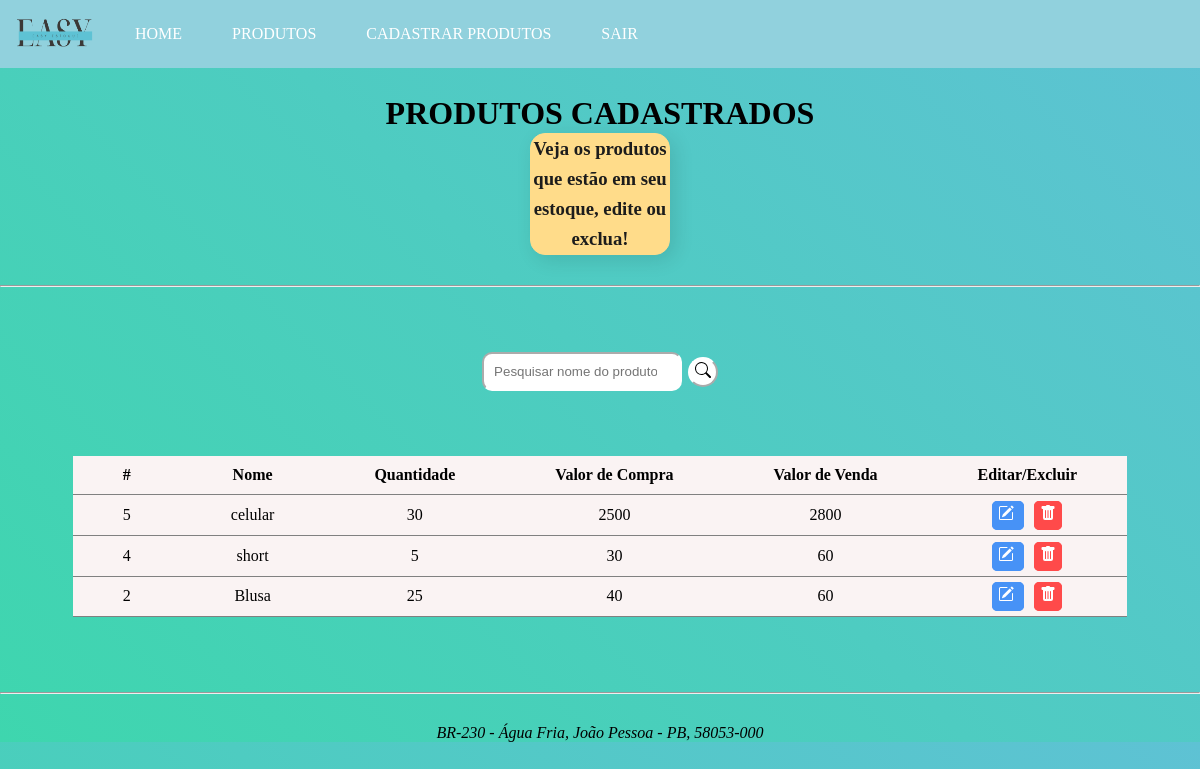
Screenshot of /listarproduto.php (signed in) with the database file from the repository.
### tables this page shows
CREATE TABLE `itens` (
  `iditem` int(11) NOT NULL,
  `nomeitem` varchar(45) NOT NULL,
  `quantitens` int(11) NOT NULL,
  `valcompraitens` int(11) NOT NULL,
  `valorvendaitens` int(11) NOT NULL
);

### listarproduto.php (the view, shortened to what this page needs)
<?php
    include_once('config.php');
    if(!empty($_GET['search'])){
        $data = $_GET['search'];
        $sql = "SELECT * FROM itens WHERE nomeitem LIKE '%$data%' ORDER BY iditem DESC";
    }else{
        $sql = "SELECT * FROM itens ORDER BY iditem DESC";
    }
    $result = $conexao->query($sql);
?>
<!DOCTYPE html>
<html lang="pt-br">
<head>
</head>
<body>
    <?php include_once("menu.php"); ?>
    <div class="top">
    <h1>PRODUTOS CADASTRADOS</h1>
    <h3>Veja os produtos que estão em seu estoque, edite ou exclua!</h3>
    </div>
    <hr>
    <div class="box-search">
        <input type="search" class="form-control w-25" placeholder="Pesquisar nome do produto" id="pesquisar">
        <button onclick="searchData()" class="botao">
        </button>
    </div>
    <div class="m-5">
        <table class="table table-hover">
            <thead class="table-light">
                <tr>
                    <th scope="col">#</th>
                    <th scope="col">Nome</th>
                    <th scope="col">Quantidade</th>
                    <th scope="col">Valor de Compra</th>
                    <th scope="col">Valor de Venda</th>
                    <th scope="col">Editar/Excluir</th>
                </tr>
            </thead>
            <tbody>
                <?php
                    while($user_data = mysqli_fetch_assoc($result)){
                        echo "<tr>";
                        echo "<td>".$user_data['iditem']."</td>";
                        echo "<td>".$user_data['nomeitem']."</td>";
                        echo "<td>".$user_data['quantitens']."</td>";
                        echo "<td>".$user_data['valcompraitens']."</td>";
                        echo "<td>".$user_data['valorvendaitens']."</td>";
                        echo "<td>
                                <a class='icone' href='editar.php?iditem=$user_data[iditem]'>
                                <svg xmlns='http://www.w3.org/2000/svg' width='16' height='16' fill='currentColor' class='bi bi-pencil-square' viewBox='0 0 16 16'>
                                <path d='M15.502 1.94a.5.5 0 0 1 0 .706L14.459 3.69l-2-2L13.502.646a.5.5 0 0 1 .707 0l1.293 1.293zm-1.75 2.456-2-2L4.939 9.21a.5.5 0 0 0-.121.196l-.805 2.414a.25.25 0 0 0 .316.316l2.414-.805a.5.5 0 0 0 .196-.12l6.813-6.814z'/>
                                <path fill-rule='evenodd' d='M1 13.5A1.5 1.5 0 0 0 2.5 15h11a1.5 1.5 0 0 0 1.5-1.5v-6a.5.5 0 0 0-1 0v6a.5.5 0 0 1-.5.5h-11a.5.5 0 0 1-.5-.5v-11a.5.5 0 0 1 .5-.5H9a.5.5 0 0 0 0-1H2.5A1.5 1.5 0 0 0 1 2.5v11z'/>
                                </svg>
                                </a>
                                <a class='icone-2' href='excluir.php?iditem=$user_data[iditem]'>
                                <svg xmlns='http://www.w3.org/2000/svg' width='16' height='16' fill='currentColor' class='bi bi-trash-fill' viewBox='0 0 16 16'>
                                <path d='M2.5 1a1 1 0 0 0-1 1v1a1 1 0 0 0 1 1H3v9a2 2 0 0 0 2 2h6a2 2 0 0 0 2-2V4h.5a1 1 0 0 0 1-1V2a1 1 0 0 0-1-1H10a1 1 0 0 0-1-1H7a1 1 0 0 0-1 1H2.5zm3 4a.5.5 0 0 1 .5.5v7a.5.5 0 0 1-1 0v-7a.5.5 0 0 1 .5-.5zM8 5a.5.5 0 0 1 .5.5v7a.5.5 0 0 1-1 0v-7A.5.5 0 0 1 8 5zm3 .5v7a.5.5 0 0 1-1 0v-7a.5.5 0 0 1 1 0z'/>
                                </svg>
                                </a>
                            </td>";
                        echo "<tr>";
                    }
                ?>
            </tbody>
        </table>
    </div>
    <hr class="rodape">
    <?php include_once("rodape.php"); ?>
</body>
</html>

### menu.php (shortened to what this page needs)
<head>
</head>
<body>
    <nav class="navbar">
    <div class="cont">
      <img src="logoeasy.png" alt="Logo Easy Estoque">
    </div>
    <div class="container-fluid">
        <div class="menu">
        <a class="navbar-brand" href="index.php">HOME</a>
        </div>
        <div class="menu">
        <a class="navbar-brand" href="listarproduto.php">PRODUTOS</a>
        </div>
        <div class="menu">
        <a class="navbar-brand" href="cadastroproduto.php">CADASTRAR PRODUTOS</a>
        </div>
    </div>
    <div class="d-flex">
        <a href="sair.php" class="btn btn-danger me-5">SAIR</a>
    </div>
    </nav>
</body>

### rodape.php
<body>
    <footer style="font-family: 'Arial Narrow';font-style: italic; margin-top: 30px; text-align: center">
        <p>BR-230 - Água Fria, João Pessoa - PB, 58053-000</p>
    </footer>
</body>

### listarproduto.php (style rules this page uses)
* { padding: 0; margin: 0; box-sizing: border-box; }
body { background-image: linear-gradient(45deg, #3ed6ae, #5ec2d4); color: #000; text-align: center; }
.box-search { display: flex; justify-content: center; margin-top: 50px; gap: .5%; padding: 15px; align-items: center; }
.top { margin: 30px; line-height: 30px; }
h1 { font-family: 'Monte'; }
h3 { font-family: 'Arial Narrow'; color: #1c1c1c; background-color: #FFDC8A; margin-top: 5px; margin-left: 500px; margin-right: 500px; border: 1px solid #FFDC8A; border-radius: 15px; box-shadow: 5px 5px 20px #0000001c; }
table, th, td { border-bottom: 1px solid gray; border-collapse: collapse; padding: 10px 50px 10px 50px; background-color: #FAF3F3; color: #000; }
table { margin: 10px auto; margin-top: 50px; }
td { text-align: center; }
hr { margin-top: 30px; }
input { border-color: white; background-color: white; border-radius: 10px; padding: 10px; width: 200px; }
.icone { border: 1px solid #4792F6; border-radius: 5px; background-color: #4792F6; padding: 5px; margin: 5px; align-items: center; }
.icone-2 { border: 1px solid #FF4A4A; border-radius: 5px; background-color: #FF4A4A; padding: 5px; margin: 5px; align-items: center; }
.botao { background-color: white; border-color: white; border-radius: 50%; height: 30px; width: 30px; }
.rodape { margin-top: 75px; }

### menu.php (style rules this page uses)
* { padding: 0; margin: 0; box-sizing: border-box; }
.navbar { background-color: #91D1DD; display: flex; align-items: center; font-family: 'Arial Black'; }
.cont { align-items: center; margin-top: 0; }
img { align-items: center; width: 110px; height: 60px; }
a { text-decoration: none; color: white; }
.container-fluid { display: flex; align-items: center; }
.menu { padding: 25px; }
.d-flex { padding: 25px; }

### rows the page displays
itens: iditem "5", nomeitem "celular", quantitens "30", valcompraitens "2500", valorvendaitens "2800"
itens: iditem "4", nomeitem "short", quantitens "5", valcompraitens "30", valorvendaitens "60"
itens: iditem "2", nomeitem "Blusa", quantitens "25", valcompraitens "40", valorvendaitens "60"
